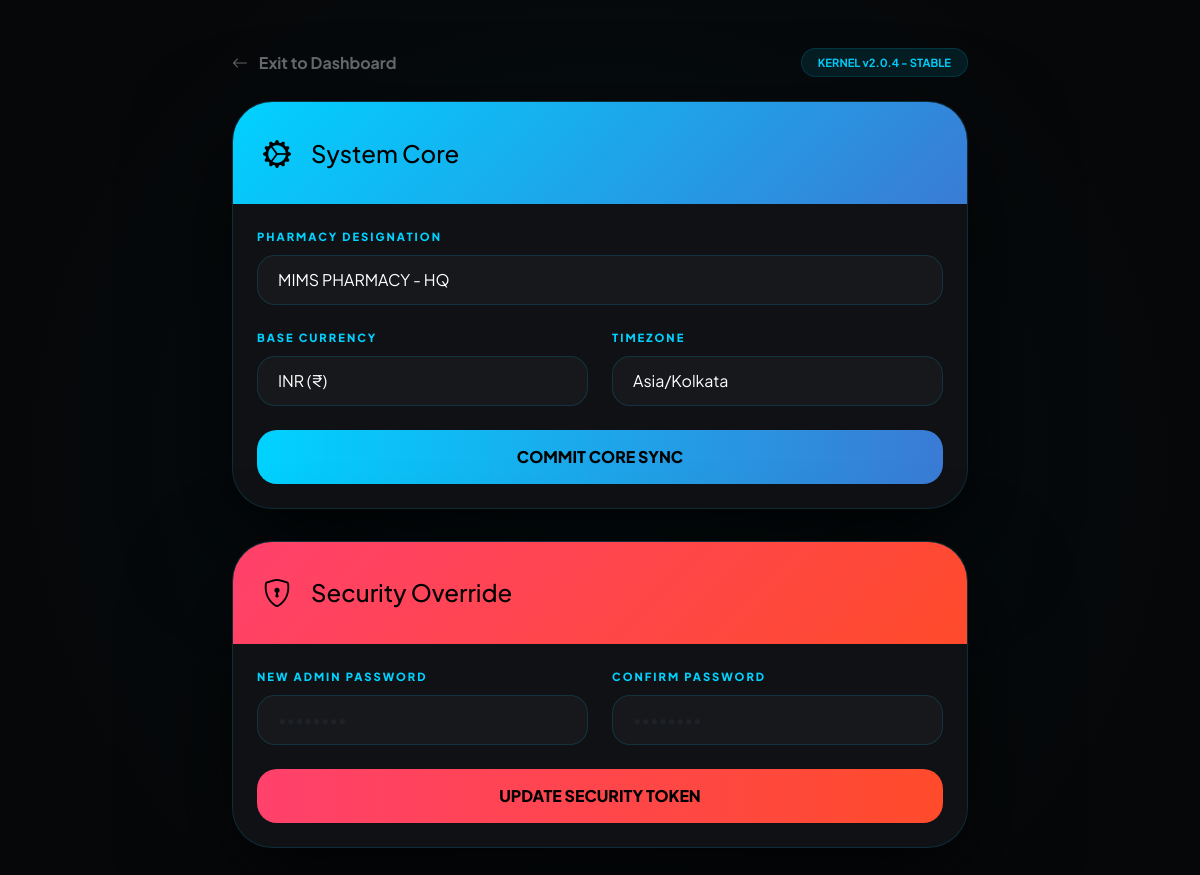
The page /admin/setting.php (signed in) on the database its author committed.
### tables this page shows
CREATE TABLE `settings` (
  `id` int(11) NOT NULL,
  `shop_name` varchar(255) DEFAULT 'MIMS PHARMACY',
  `currency` varchar(10) DEFAULT 'INR',
  `timezone` varchar(100) DEFAULT 'Asia/Kolkata'
);

### admin/setting.php (the view, shortened to what this page needs)
<?php
include('../config/db_connect.php');
$res = mysqli_query($conn, "SELECT * FROM settings WHERE id=1");
$current = ($res && mysqli_num_rows($res) > 0) ? mysqli_fetch_assoc($res) : null;
?>
<!DOCTYPE html>
<html lang="en">
<head>
    <link href="https://cdn.jsdelivr.net/npm/bootstrap@5.3.0/dist/css/bootstrap.min.css" rel="stylesheet">
    <link rel="stylesheet" href="https://cdn.jsdelivr.net/npm/bootstrap-icons@1.11.0/font/bootstrap-icons.css">
    <link rel="stylesheet" href="https://cdnjs.cloudflare.com/ajax/libs/animate.css/4.1.1/animate.min.css"/>
</head>
<body>
<div class="container py-5">
    <div class="row justify-content-center">
        <div class="col-lg-8">
            <div class="mb-4 d-flex justify-content-between align-items-center">
                <a href="dashboard.php" class="back-link"><i class="bi bi-arrow-left me-2"></i> Exit to Dashboard</a>
                <span class="badge rounded-pill status-pill px-3 py-2">KERNEL v2.0.4 - STABLE</span>
            </div>
            <div class="glass-card animate__animated animate__fadeIn">
                <div class="settings-header">
                    <i class="bi bi-gear-wide-connected fs-3"></i>
                    <h4 class="fw-800 mb-0">System Core</h4>
                </div>
                <div class="p-4">
                    <form action="" method="POST">
                        <div class="row g-4">
                            <div class="col-12">
                                <label>Pharmacy Designation</label>
                                <input type="text" name="shop_name" class="form-control" value="<?php echo $current['shop_name'] ?? 'MIMS PHARMACY'; ?>" required>
                            </div>
                            <div class="col-md-6">
                                <label>Base Currency</label>
                                <select name="currency" class="form-select">
                                    <option value="INR" <?php if(($current['currency'] ?? '') == 'INR') echo 'selected'; ?>>INR (₹)</option>
                                </select>
                            </div>
                            <div class="col-md-6">
                                <label>Timezone</label>
                                <select name="timezone" class="form-select">
                                    <option value="Asia/Kolkata" <?php if(($current['timezone'] ?? '') == 'Asia/Kolkata') echo 'selected'; ?>>Asia/Kolkata</option>
                                </select>
                            </div>
                            <div class="col-12">
                                <button type="submit" name="sync_core" class="btn-save w-100">Commit Core Sync</button>
                            </div>
                        </div>
                    </form>
                </div>
            </div>
            <div class="glass-card animate__animated animate__fadeIn" style="animation-delay: 0.2s;">
                <div class="settings-header" style="background: linear-gradient(135deg, #ff416c, #ff4b2b);">
                    <i class="bi bi-shield-lock fs-3"></i>
                    <h4 class="fw-800 mb-0">Security Override</h4>
                </div>
                <div class="p-4">
                    <form action="" method="POST">
                        <div class="row g-4">
                            <div class="col-md-6">
                                <label>New Admin Password</label>
                                <input type="password" name="new_password" class="form-control" placeholder="••••••••" required>
                            </div>
                            <div class="col-md-6">
                                <label>Confirm Password</label>
                                <input type="password" name="confirm_password" class="form-control" placeholder="••••••••" required>
                            </div>
                            <div class="col-12">
                                <button type="submit" name="update_security" class="btn-save w-100" style="background: linear-gradient(90deg, #ff416c, #ff4b2b);">Update Security Token</button>
                            </div>
                        </div>
                    </form>
                </div>
            </div>
        </div>
    </div>
</div>
</body>
</html>

### admin/setting.php (style rules this page uses)
:root { --bg: #060709; --primary-neon: #00d2ff; --secondary-neon: #3a7bd5; --card-bg: #0f1115; --input-bg: rgba(255, 255, 255, 0.03); --border: rgba(0, 210, 255, 0.15); }
body { font-family: 'Plus Jakarta Sans', sans-serif; background: var(--bg); background-image: radial-gradient(circle at 50% 50%, rgba(0, 210, 255, 0.05) 0%, transparent 80%); color: #ffffff; min-height: 100vh; }
.glass-card { background: var(--card-bg); border-radius: 40px; border: 1px solid var(--border); box-shadow: 0 40px 100px rgba(0,0,0,0.8); overflow: hidden; margin-bottom: 2rem; }
.settings-header { background: linear-gradient(135deg, var(--primary-neon), var(--secondary-neon)); color: #000; padding: 30px; display: flex; align-items: center; gap: 20px; }
.form-control, .form-select { border: 1px solid var(--border); border-radius: 18px; padding: 12px 20px; background: var(--input-bg); color: white; transition: 0.3s; }
label { font-size: 0.7rem; font-weight: 800; text-transform: uppercase; letter-spacing: 2px; color: var(--primary-neon); margin-bottom: 10px; display: block; }
.btn-save { background: linear-gradient(90deg, #00d2ff, #3a7bd5); color: #000; border: none; border-radius: 20px; padding: 15px; font-weight: 800; text-transform: uppercase; transition: 0.4s; }
.status-pill { background: rgba(0, 210, 255, 0.1); color: var(--primary-neon); border: 1px solid var(--border); font-size: 0.7rem; font-weight: 700; }
.back-link { text-decoration: none; color: rgba(255,255,255,0.4); font-weight: 700; }

### rows shown on the page
settings: shop_name "MIMS PHARMACY - HQ", currency "INR (₹)", timezone "Asia/Kolkata"
